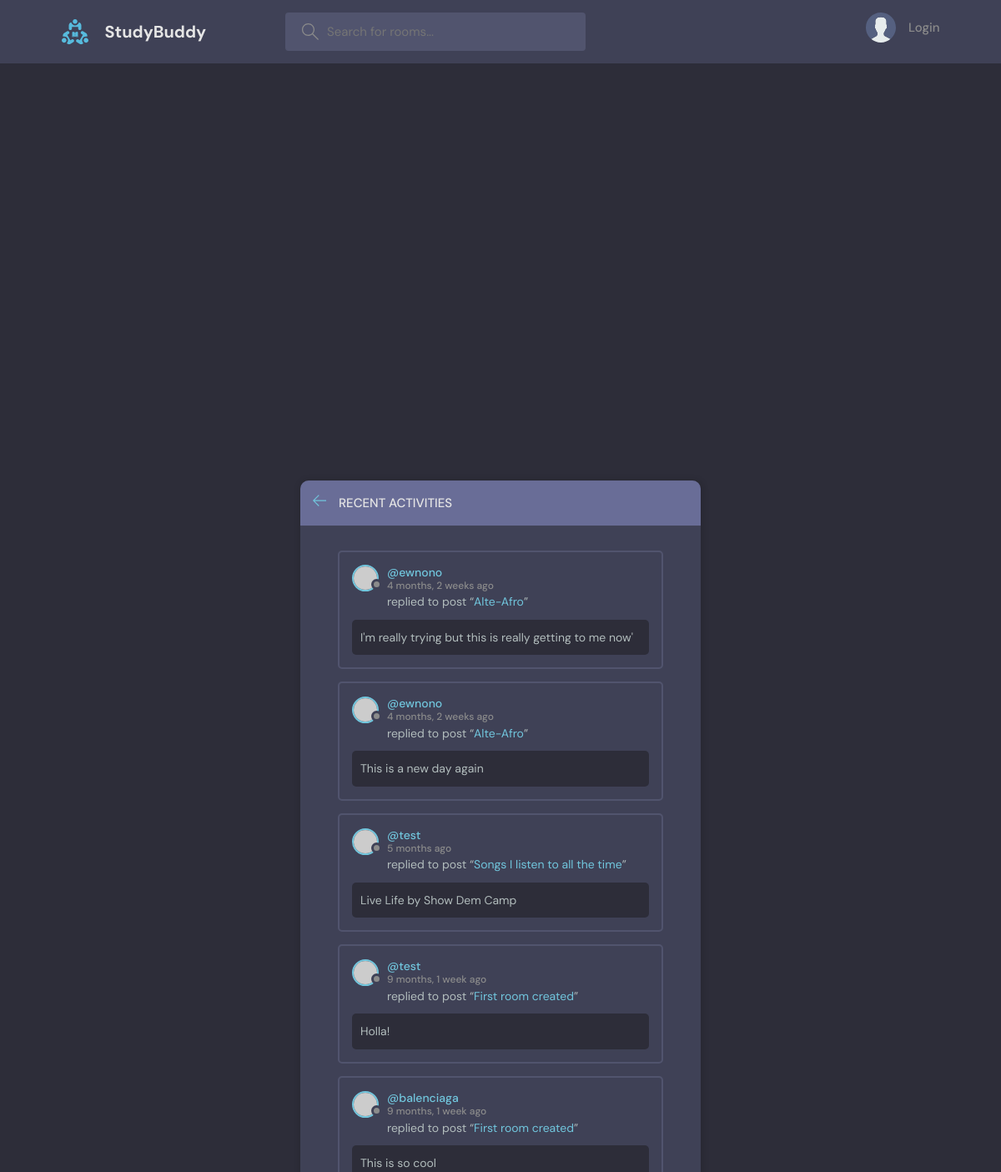
The page /activities/ on the database its author committed.
### base/models.py (models this page shows, shortened)
class Message(models.Model):
    user = models.ForeignKey(User, on_delete=models.CASCADE)
    room = models.ForeignKey(Room, on_delete=models.CASCADE)
    body = models.TextField()
    updated = models.DateTimeField(auto_now=True)
    created = models.DateTimeField(auto_now_add=True)
    class Meta:
        ordering = ['-updated', '-created']

class Room(models.Model):
    host = models.ForeignKey(User, on_delete=models.SET_NULL, null=True)
    topic = models.ForeignKey(Topic, on_delete=models.SET_NULL, null=True)
    name = models.CharField(max_length=200)
    description = models.TextField(null=True, blank=True)
    participants = models.ManyToManyField(User, related_name='participants', blank=True)
    updated = models.DateTimeField(auto_now=True)
    created = models.DateTimeField(auto_now_add=True)
    class Meta:
        ordering = ['-updated', '-created']
    def __str__(self):
        return self.name

### base/views.py (the view)
# urls.py: path('activities/', views.activities, name='activity'),
def activities (request):
    room_messages = models.Message.objects.all()
    context = {'room_messages': room_messages}
    return render(request, 'activity.html', context)

### templates/activity.html (shortened to what this page needs)
{% extends "main.html" %}
{% load static %}
{% block content %}
<main class="layout">
  <div class="container">
    <div class="layout__box">
      <div class="layout__boxHeader">
        <div class="layout__boxTitle">
          <a href="{{ request.META.HTTP_REFERER }}">
            <svg version="1.1" xmlns="http://www.w3.org/2000/svg" width="32" height="32" viewBox="0 0 32 32">
              <title>arrow-left</title>
              <path
                d="M13.723 2.286l-13.723 13.714 13.719 13.714 1.616-1.611-10.96-10.96h27.625v-2.286h-27.625l10.965-10.965-1.616-1.607z"
              ></path>
            </svg>
          </a>
          <h3>Recent Activities</h3>
        </div>
      </div>
      <div class="activities-page layout__body">
        {% for message in room_messages %}
        <div class="activities__box">
          <div class="activities__boxHeader roomListRoom__header">
            <a href="{% url "profile" message.user.id %}" class="roomListRoom__author">
            <div class="avatar avatar--small">
              <img src="https://randomuser.me/api/portraits/women/11.jpg" />
            </div>
            <p>
                @{{ message.user.username }}
                <span>{{ message.created | timesince }} ago</span>
            </p>
            </a>
          </div>
          <div class="activities__boxContent">
            <p>replied to post “<a href="{% url "room" message.room.id %}">{{ message.room }}</a>”</p>
            <div class="activities__boxRoomContent">
              {{ message.body }}
            </div>
          </div>
        </div>
        {% endfor %}
      </div>
    </div>
  </div>
</main>
{% endblock content %}

### templates/main.html (shortened to what this page needs)
<!DOCTYPE html>
{% load static %}
<html lang="en">
  <head>
    <link rel="stylesheet" href='{% static "styles/style.css" %}' />
  </head>
  <body>
    <header class="header header--loggedIn">
      <div class="container">
        <a href="{% url 'home' %}" class="header__logo">
          <img src="{% static "images/logo.svg" %}" />
          <h1>StudyBuddy</h1>
        </a>
        <form class="header__search" method="GET" action="{% url "home" %}">
          <label>
            <input placeholder="Search for rooms..." name="q" />
          </label>
        </form>
        <nav class="header__menu">
          {% if request.user.is_authenticated %}
          <div class="header__user">
            <a href="{% url "profile" request.user.id %}">
              <div class="avatar avatar--medium active">
                <img src="https://randomuser.me/api/portraits/men/37.jpg" />
              </div>
              <p>{{ request.user }}  <span>@{{ request.user.username  }}</span></p>
            </a>
            <button class="dropdown-button">
              <svg version="1.1" xmlns="http://www.w3.org/2000/svg" width="32" height="32" viewBox="0 0 32 32">
                <title>chevron-down</title>
                <path d="M16 21l-13-13h-3l16 16 16-16h-3l-13 13z"></path>
              </svg>
            </button>
          </div>
          {% else %}
          <a href="{% url "login" %}">
            <img src="{% static "images/avatar.svg" %}" />
            <p>Login</p>
          </a>
          {% endif %}
        </nav>
      </div>
    </header>
    {% block content %}
    {% endblock content %}
  </body>
</html>

### static/styles/style.css (style rules this page uses)
:root { --color-main: #71c6dd; --color-main-light: #e1f6fb; --color-dark: #3f4156; --color-dark-medium: #51546e; --color-dark-light: #696d97; --color-light: #e5e5e5; --color-gray: #8b8b8b; --color-light-gray: #b2bdbd; --color-bg: #2d2d39; --color-success: #5dd693; --color-error: #fc4b0b; }
* { font-family: "DM Sans", -apple-system, BlinkMacSystemFont, "Segoe UI", Roboto, Oxygen, Ubuntu, Cantarell, "Open Sans", "Helvetica Neue", sans-serif; margin: 0; padding: 0; box-sizing: border-box; text-rendering: optimizeLegibility; font-size: inherit; }
html { font-size: 56.25%; }
@media only screen and (min-width: 1200px) { html { font-size: 62.5%; } }
body { line-height: 1.6; font-weight: 400; font-size: 1.5rem; color: var(--color-light-gray); background-color: var(--color-bg); min-height: 100vh; }
img { width: 100%; }
a { display: inline-block; color: var(--color-main); text-decoration: none; }
.container { max-width: 120rem; width: 90%; margin: auto; }
.avatar { position: relative; display: inline-block; border-radius: 50%; border: 2px solid var(--color-main); }
.avatar img { display: block; border-radius: 50%; object-fit: cover; object-position: center; }
.avatar::after { content: ""; display: block; position: absolute; background-color: var(--color-gray); z-index: 111; border-radius: 50%; border: 0.3rem solid var(--color-dark); }
.avatar.avatar--small img { width: 2.8rem; height: 2.8rem; }
.avatar.avatar--small:after { width: 0.7rem; height: 0.7rem; bottom: 0px; right: -6px; }
.header { padding: 1.5rem; background-color: var(--color-dark); }
.header > .container { display: flex; gap: 9.5rem; }
.header__logo, .header__user { display: flex; gap: 2rem; align-items: center; }
.header__logo > img { height: 3.2rem; width: 3.2rem; }
.header__logo > h1 { font-weight: 700; font-size: 2rem; color: var(--color-light); }
.header__search > label { background-color: var(--color-dark-medium); padding: 1.3rem 1rem; display: flex; align-items: center; gap: 1rem; border-radius: 4px; }
.header__search svg { fill: var(--color-gray); width: 2rem; height: 2rem; margin-left: 1rem; }
.header__search input { width: 30rem; background: transparent; border: none; outline: none; color: var(--color-light); }
.header__menu { margin-left: auto; position: relative; }
.header__menu a { display: flex; gap: 1.5rem; align-items: center; font-weight: 500; text-decoration: none; color: var(--color-gray); }
.header__menu img { height: 3.6rem; }
.header__menu p { line-height: 1.2; }
.layout { margin-top: 2.4rem; }
.layout > .container { display: flex; justify-content: space-between; align-items: flex-start; }
.layout__box { width: 90%; max-width: 48rem; min-height: 40rem; position: absolute; top: 70%; left: 50%; transform: translate(-50%, -46%); background-color: var(--color-dark); border-radius: 1rem; box-shadow: 1px 1px 6px 3px rgba(0, 0, 0, 0.1); overflow: hidden; }
.layout__boxHeader { display: flex; padding: 1.5rem; background-color: var(--color-dark-light); }
.layout__boxTitle { display: flex; gap: 1.5rem; align-items: center; }
.layout__boxTitle h3 { text-transform: uppercase; font-weight: 500; color: var(--color-light); }
.layout__boxTitle svg { width: 1.6rem; height: 1.6rem; fill: var(--color-main); }
.layout__body { margin: 3rem; }
.roomListRoom__header { display: flex; justify-content: space-between; align-items: center; }
.roomListRoom__author { font-weight: 500; display: flex; align-items: center; gap: 1rem; }
.activities__box { margin: 1.5rem; padding: 1.5rem; border: 2px solid var(--color-dark-medium); border-radius: 5px; }
.activities__boxHeader p { font-size: 1.4rem; line-height: 1.3; }
.activities__boxHeader p span { color: var(--color-gray); font-size: 1.2rem; display: block; }
.activities__boxContent { margin-left: 4.2rem; }
.activities__boxContent { font-size: 1.4rem; }
.activities__boxRoomContent { background: var(--color-bg); padding: 1rem; border-radius: 5px; margin-top: 1rem; margin-left: -4.2rem; }

### rows shown on the page
Message: user.username "ewnono", created "4 months, 2 weeks", room "Alte-Afro", body "I'm really trying but this is really getting to me now'"
Message: user.username "ewnono", created "4 months, 2 weeks", room "Alte-Afro", body "This is a new day again"
Message: user.username "test", created "5 months", room "Songs I listen to all the time", body "Live Life by Show Dem Camp"
Message: user.username "test", created "9 months, 1 week", room "First room created", body "Holla!"
Message: user.username "balenciaga", created "9 months, 1 week", room "First room created", body "This is so cool"
